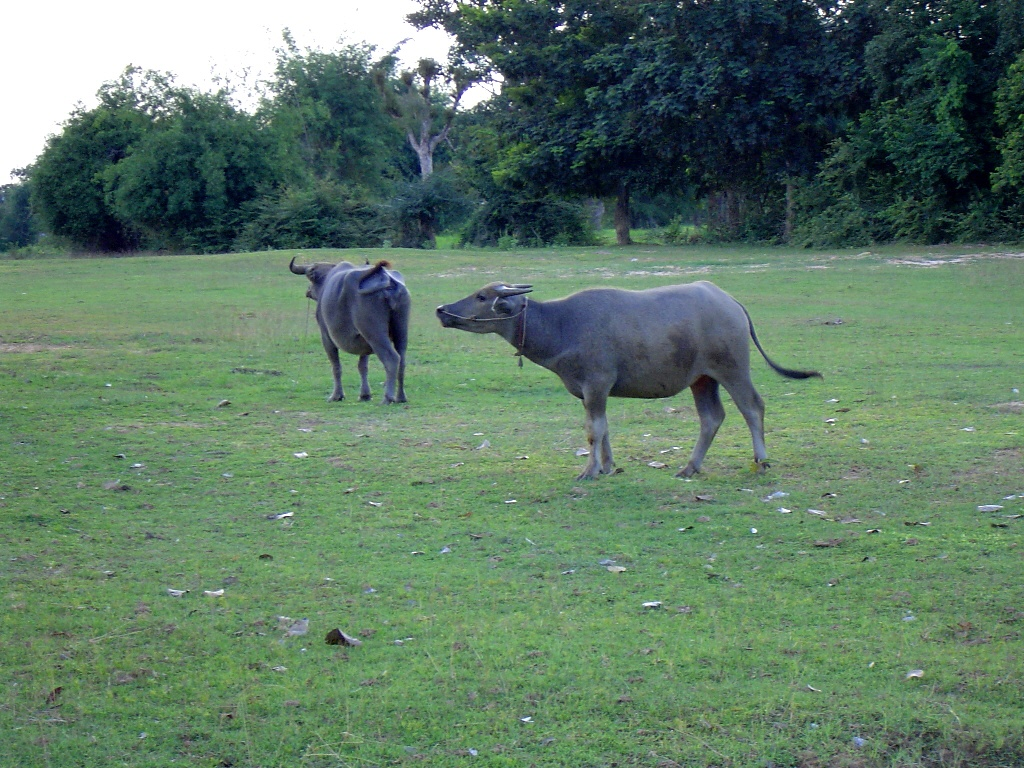
//> input picture OpenCV2_learn/1_ComputerVisionProgrammingGuide_3rd/images/Kwai051a.jpg, 1024 x 768 px
$ ./9-2-1 ../images/Kwai051a.jpg ../images/Roads-as-fundamental-right.jpg   (built with g++ and OpenCV 4)
//> lines starting //> are read from the running program, lines starting //| are printed output that depends on the picture
#include <iostream>
#include <opencv2/highgui/highgui.hpp>
#include <opencv2/imgproc/imgproc.hpp>
#include <opencv2/features2d/features2d.hpp>


int main(int argc, char *argv[])
{
    if (argc != 3)
    {
        std::cerr << "Parameters Errors!" << std::endl;
        return -1;
    }

    // Load Image
    cv::Mat image1 = cv::imread(argv[1]), image2 = cv::imread(argv[2]);
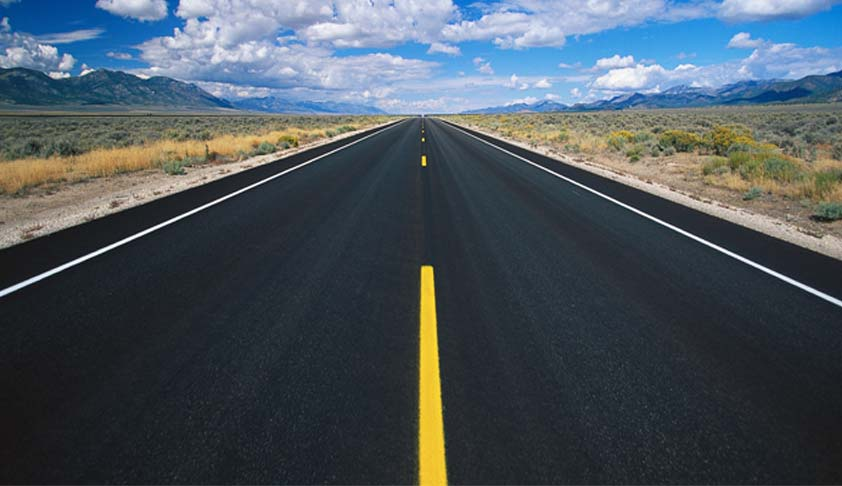
//> input picture OpenCV2_learn/1_ComputerVisionProgrammingGuide_3rd/images/Roads-as-fundamental-right.jpg, 842 x 486 px
//> image1 is the input picture: 768 rows x 1024 cols, CV_8UC3; mean B, G, R 102, 122.3, 95
//> image2 is the input picture: 486 rows x 842 cols, CV_8UC3; mean B, G, R 92.4, 84, 73.5
    assert(image1.data != nullptr && image2.data != nullptr);

    //MatchTemplate
    cv::Ptr<cv::FeatureDetector> ptrDetector;
    std::vector<cv::KeyPoint> keypoints1, keypoints2;

    ptrDetector = cv::FastFeatureDetector::create(80);
    ptrDetector->detect(image1, keypoints1);
//> keypoints1 = 523 keypoints; strongest (x, y, size): (961, 36, 7), (982, 6, 7), (980, 38, 7), (499, 36, 7)
    ptrDetector->detect(image2, keypoints2);
//> keypoints2 = 38 keypoints; strongest (x, y, size): (423, 139, 7), (424, 164, 7), (423, 157, 7), (68, 75, 7)

    // define Match Template
    const int nsize(11);
    cv::Rect neighborhood(0, 0, nsize, nsize);
    cv::Mat patch1, patch2;
    cv::Mat result;
    std::vector<cv::DMatch> matches;

    for (int i = 0; i < keypoints1.size(); i++)
    {
        neighborhood.x = keypoints1[i].pt.x - nsize/2;
        neighborhood.y = keypoints1[i].pt.y - nsize/2;

        if (neighborhood.x < 0 || neighborhood.y < 0 || neighborhood.x + nsize >= image1.cols || neighborhood.y + nsize >= image1.rows)
        {
            continue;
        }

        patch1 = image1(neighborhood);

        cv::DMatch bestMatch;
        for (int j = 0; j < keypoints2.size(); j++)
        {
            neighborhood.x = keypoints2[j].pt.x - nsize/2;
            neighborhood.y = keypoints2[j].pt.y - nsize/2;

            if (neighborhood.x < 0 || neighborhood.y < 0 || neighborhood.x + nsize >= image2.cols || neighborhood.y + nsize >= image2.rows)
            {
                continue;
            }

            patch2 = image2(neighborhood);

            cv::matchTemplate(patch1, patch2, result, cv::TM_SQDIFF);

            if (result.at<float>(0, 0) < bestMatch.distance)
            {
                bestMatch.distance = result.at<float>(0, 0);
                bestMatch.queryIdx = i;
                bestMatch.trainIdx = j;
            }
        }

        matches.push_back(bestMatch);
    }
//> after the loop, result = [2340491]; matches = 501 matches

    const int N = 25;
    std::nth_element(matches.begin(), matches.begin() + N, matches.end());

    matches.erase(matches.begin() + 25, matches.end());
//> matches = 25 matches

    cv::Mat matchImage;
    cv::drawMatches(image1, keypoints1, image2, keypoints2, matches, matchImage, cv::Scalar(255, 255, 255), cv::Scalar(255, 255, 255));
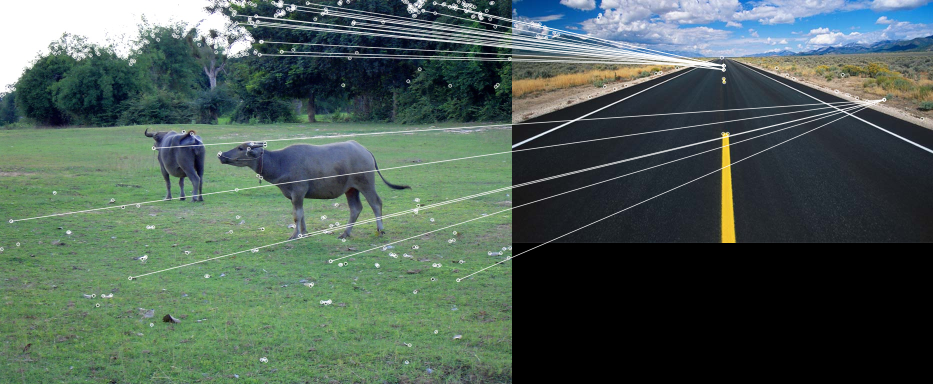
//> matchImage: 768 rows x 1866 cols, CV_8UC3 (shown at 1/2 size); mean B, G, R 86.6, 95.5, 78

    cv::imshow("matchImage", matchImage);

    cv::waitKey(0);
    cv::destroyAllWindows();

    return 0;
}
